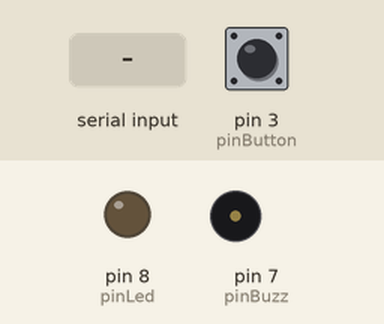
Simulated run of this sketch. Board: Arduino Uno, built with avr-gcc and run on an emulated ATmega328P. On the bench: output pins drawn as LEDs (lit = HIGH), buzzer (waves = sounding, pin HIGH). Inputs (shaded band) come from the test bench; at power-on: pin 3 (pinButton) LOW. What the sketch prints to the serial monitor is not drawn.

Above: at 1.2 s.
1.3 s: "H" received over Serial
At 1.8 s:
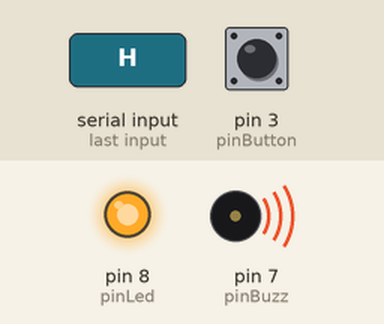
2.8 s: "K" received over Serial
At 3.1 s:
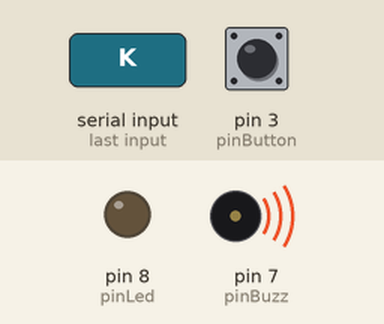
4.3 s: "L" received over Serial
At 5.3 s:
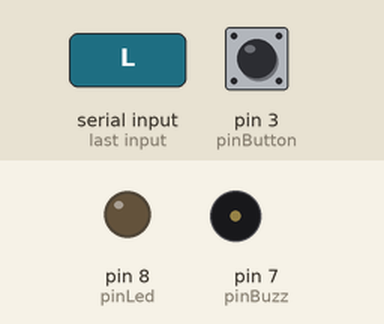
5.8 s: "G" received over Serial
At 6.6 s:
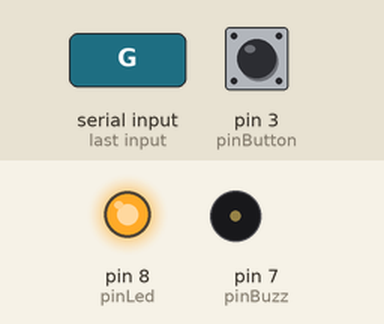
Timing chart, 0 to 8.3 s (numbered marks = the images above; inputs shaded):
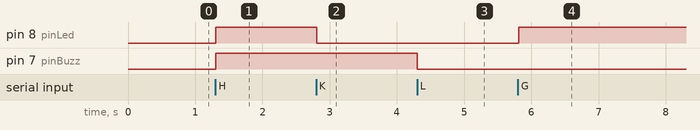

Measured:
- after the input at 1.3 s, pin 8 (pinLed), pin 7 (pinBuzz): LOW → HIGH at once
- after the input at 2.8 s, pin 8 (pinLed): HIGH → LOW at once
- after the input at 4.3 s, pin 7 (pinBuzz): HIGH → LOW at once
- after the input at 5.8 s, pin 8 (pinLed): LOW → HIGH at once

The sketch:

bae_galileo_v0.ino
```cpp
// demo of Grove - Starter V2.0
// Loovee  2013-3-10
// this demo will show you how to use Grove - Button to control a LED
// when the button was pressed, the led will on
// otherwise led off
// Grove - Button connect to D3
// Grove - LED connect to D7

const int pinButton = 3;                        // pin of button define here
const int pinLed    = 8;                        // pin of led define here
const int pinBuzz    = 7;
int incomingByte;

void setup()
{
    pinMode(pinButton, INPUT);                  // set button INPUT
    pinMode(pinBuzz, OUTPUT);
    pinMode(pinLed, OUTPUT);                    // set led OUTPUT
    Serial.begin(9600);
}

void loop()
{
    Serial.println(digitalRead(pinButton));
        if (Serial.available() > 0) {
        // read the oldest byte in the serial buffer:
          incomingByte = Serial.read();
        // if it's a capital H (ASCII 72), turn on the LED:
        if (incomingByte == 'H') {
          digitalWrite(pinLed, HIGH);
          digitalWrite(pinBuzz, HIGH);
        }
        // if it's an L (ASCII 76) turn off the LED:
        if (incomingByte == 'L') {
          digitalWrite(pinLed, LOW);
          digitalWrite(pinBuzz, LOW);
        }

        if (incomingByte == 'K') {
          digitalWrite(pinLed, LOW);
        }
        if (incomingByte == 'G') {
          digitalWrite(pinLed, HIGH);
        }
      }

    delay(10);
}
```
